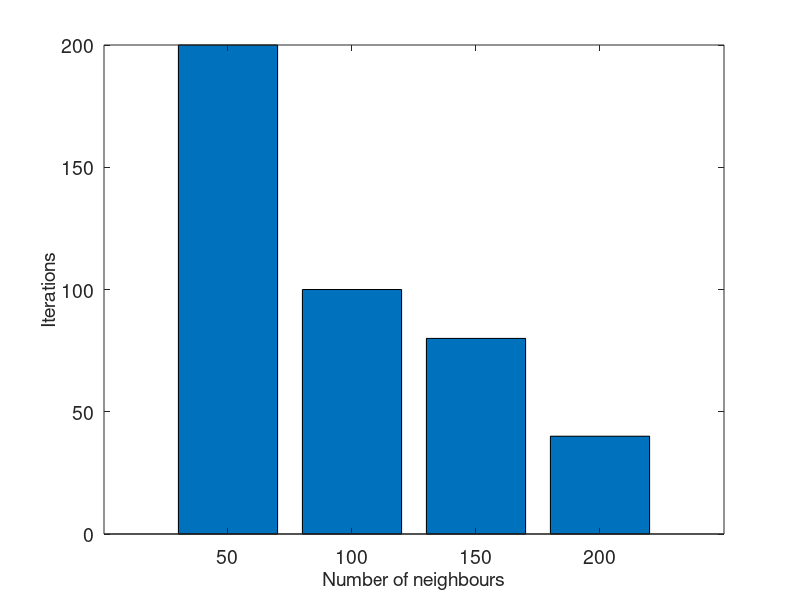

The MATLAB script that drew this image:
clear;

L5 = 200;
L10 = 100;
L15 = 80;
L20 = 40;

X = [L5; L10; L15; L20];
fontsize = 14;
bar(X);
set(gca,'XTickLabel',{'50', '100', '150', '200'});
set(gca,'fontsize', fontsize);
ylabel('Iterations', 'fontsize', fontsize);
xlabel('Number of neighbours', 'fontsize', fontsize);